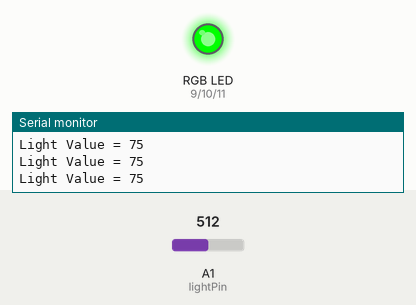
Bench run of a sketch on a simulated Arduino Uno, built with avr-gcc and run on an emulated ATmega328P. On the bench: an RGB LED mixed from three pins (HIGH = lit), the last lines printed to the serial monitor. The inputs (shaded band) are chosen by the test bench; at power-on: A1 (lightPin) = 512.

Above: at 1.2 s.
1.3 s: A1 (lightPin) set to 468
4.3 s: A1 (lightPin) set to 446
At 5.5 s:
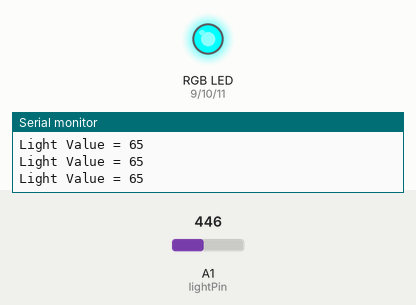
5.8 s: A1 (lightPin) set to 247
8.8 s: A1 (lightPin) set to 228
At 10.1 s:
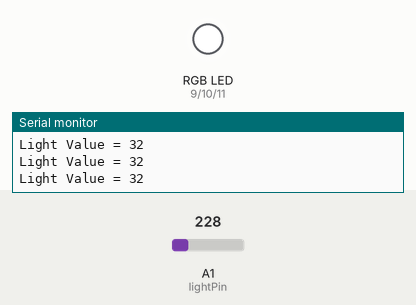
Timing chart, 0 to 11.3 s (numbered marks = the images above; inputs shaded):
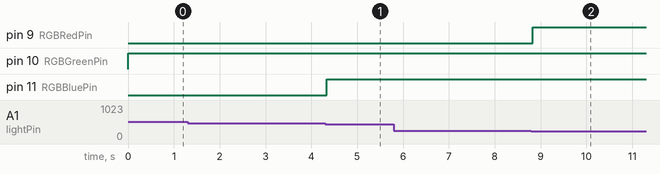

The sketch:

lab4_level3.ino
```cpp
// C++ code
// Emre YILMAZ
// 22.06.2021

int lightPin = A1; // This light sensor is plugged into A1 of the Arduino
int data = 0; // This will store the data from the sensor
int RGBRedPin = 9; // The red led is set for 9 of the Arduino
int RGBGreenPin = 10; // The green led is set for 10 of the Arduino
int RGBBluePin = 11; // The blue led is set for 11 of the Arduino

void setup(){ // The setup function runs only once
  Serial.begin(9600);
  pinMode(RGBRedPin, OUTPUT);
  pinMode(RGBGreenPin, OUTPUT);
  pinMode(RGBBluePin, OUTPUT);
}

void loop(){ // The loop function runs forever
  data = analogRead(lightPin); // Reads the value from the light sensor and stores it in the data variable
  data = map(data, 6, 679, 0, 100); // Map the data value to a percentage
  Serial.print("Light Value = ");
  Serial.println(data);

  // Condition

  // Display red
  if(data > 0 && data <= 33){ // The condition for dark
    digitalWrite(RGBRedPin, HIGH); // The red led is On
  } else if(data > 33 && data <= 66){ // The condition for some light
    digitalWrite(RGBBluePin, HIGH); // The blue led is On
  } else if(data > 66 && data <= 100){ // The condition for bright light
    digitalWrite(RGBGreenPin, HIGH); // The green led is On
  }
}
```

Measured:
- the behaviour switches between 457 and 456 on A1 (lightPin) (found by bisection; images 0 and 1)
- the behaviour switches between 235 and 234 on A1 (lightPin) (found by bisection; images 1 and 2)
- after the input at 4.3 s, pin 11 (RGBBluePin): LOW → HIGH at once
- after the input at 8.8 s, pin 9 (RGBRedPin): LOW → HIGH at once
